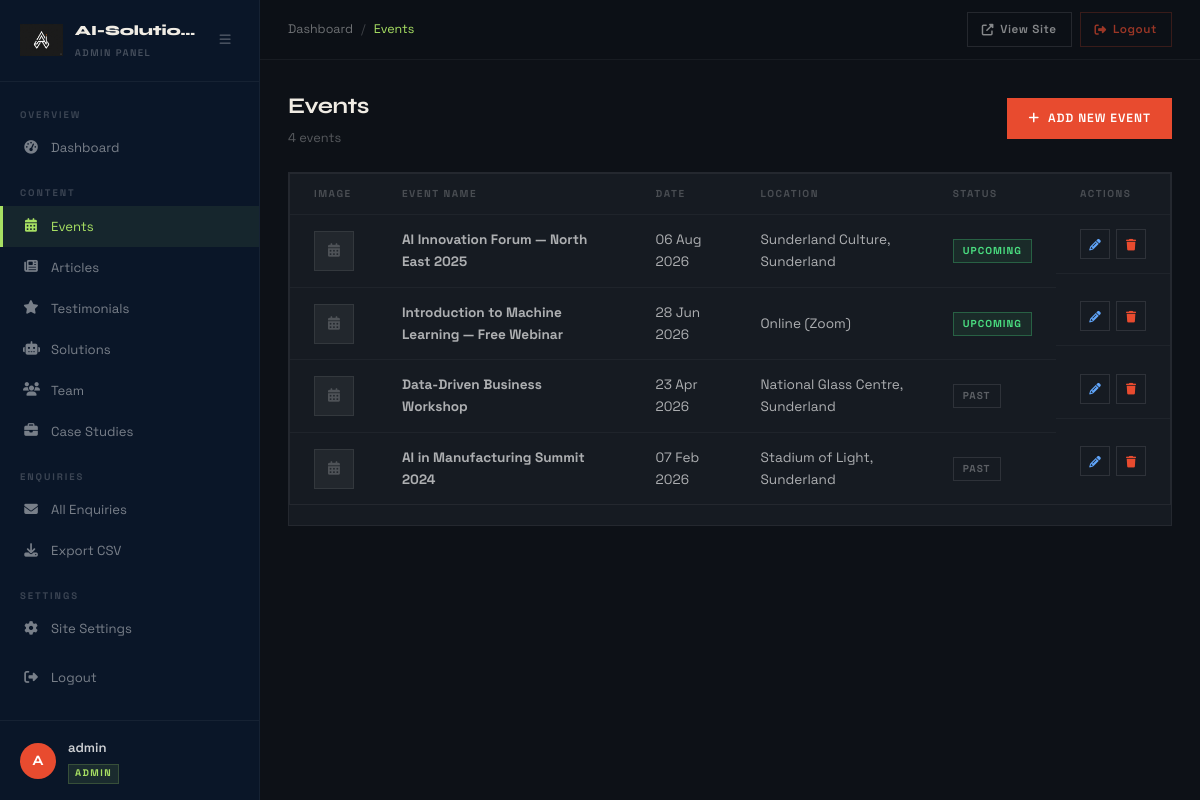
/admin/events (signed in), run on the app's committed database.
### models.py (models this page shows, shortened)
class SiteSettings(db.Model):
    __tablename__ = 'site_settings'
    id = db.Column(db.Integer, primary_key=True)
    company_logo = db.Column(db.String(300), nullable=True)
    company_name = db.Column(db.String(200), default='AI-Solutions')
    tagline = db.Column(db.String(500))
    address = db.Column(db.String(300))
    email = db.Column(db.String(120))
    phone = db.Column(db.String(50))
    linkedin_url = db.Column(db.String(300), nullable=True)
    twitter_url = db.Column(db.String(300), nullable=True)
    facebook_url = db.Column(db.String(300), nullable=True)
    instagram_url = db.Column(db.String(300), nullable=True)
    github_url = db.Column(db.String(300), nullable=True)

class AdminUser(UserMixin, db.Model):
    __tablename__ = 'admin_user'
    id = db.Column(db.Integer, primary_key=True)
    username = db.Column(db.String(80), unique=True, nullable=False)
    password_hash = db.Column(db.String(256), nullable=False)
    profile_picture = db.Column(db.String(300), nullable=True)

class Event(db.Model):
    __tablename__ = 'event'
    id = db.Column(db.Integer, primary_key=True)
    name = db.Column(db.String(200), nullable=False)
    description = db.Column(db.Text)
    event_date = db.Column(db.DateTime)
    location = db.Column(db.String(200))
    image = db.Column(db.String(300), nullable=True)
    is_upcoming = db.Column(db.Boolean, default=False)
    register_link = db.Column(db.String(300), nullable=True)

### app.py (the view)
@app.route('/admin/events')
@login_required
def admin_events():
    events = Event.query.order_by(desc(Event.event_date)).all()
    return render_template('admin/manage_events.html', events=events)

### app.py (called while the page is built)
@login_manager.user_loader
def load_user(user_id):
    return db.session.get(AdminUser, int(user_id))

@app.context_processor
def inject_settings():
    settings = db.session.get(SiteSettings, 1)
    if not settings:
        settings = SiteSettings(id=1, company_name='AI-Solutions')
    return dict(settings=settings)

### templates/admin/manage_events.html (shortened to what this page needs)
{% extends 'admin/base_admin.html' %}
{% block breadcrumb %}<span class="bc-sep">/</span><span>Events</span>{% endblock %}
{% block content %}
<div class="page-header">
    <div>
        <h1 class="page-title">Events</h1>
        <p class="page-subtitle">{{ events|length }} event{{ 's' if events|length != 1 }}</p>
    </div>
    <a href="{{ url_for('add_event') }}" class="btn-primary"><i class="fas fa-plus"></i> Add New Event</a>
</div>
<div class="admin-card">
    {% if events %}
    <div class="table-wrap">
        <table class="admin-table">
            <thead>
                <tr>
                    <th>Image</th>
                    <th>Event Name</th>
                    <th>Date</th>
                    <th>Location</th>
                    <th>Status</th>
                    <th>Actions</th>
                </tr>
            </thead>
            <tbody>
                {% for event in events %}
                <tr>
                    <td>
                        {% if event.image %}
                            <img src="{{ url_for('static', filename=event.image) }}" alt="" class="table-thumb">
                        {% else %}
                            <div class="table-thumb-placeholder"><i class="fas fa-calendar-alt"></i></div>
                        {% endif %}
                    </td>
                    <td><strong>{{ event.name }}</strong></td>
                    <td>{{ event.event_date.strftime('%d %b %Y') if event.event_date else '—' }}</td>
                    <td>{{ event.location or '—' }}</td>
                    <td>
                        {% if event.is_upcoming %}
                            <span class="status-badge status-published">Upcoming</span>
                        {% else %}
                            <span class="status-badge status-draft">Past</span>
                        {% endif %}
                    </td>
                    <td class="actions-cell">
                        <a href="{{ url_for('edit_event', id=event.id) }}" class="btn-action btn-edit" title="Edit"><i class="fas fa-pencil-alt"></i></a>
                        <form method="POST" action="{{ url_for('delete_event', id=event.id) }}" class="inline-form">
                            <button type="button" class="btn-action btn-delete" title="Delete" onclick="confirmDelete(this.closest('form'))"><i class="fas fa-trash"></i></button>
                        </form>
                    </td>
                </tr>
                {% endfor %}
            </tbody>
        </table>
    </div>
    {% endif %}
</div>
{% endblock %}

### templates/admin/_sidebar.html (shortened to what this page needs)
<nav class="admin-sidebar" id="adminSidebar">
    <div class="sidebar-header">
        <div class="sidebar-logo">
            {% if settings and settings.company_logo %}
                <img src="{{ url_for('static', filename=settings.company_logo) }}" alt="Logo" class="sidebar-logo-img">
            {% else %}
                <div class="sidebar-logo-icon"><i class="fas fa-brain"></i></div>
            {% endif %}
        </div>
        <div class="sidebar-brand">
            <span class="brand-name">{{ settings.company_name if settings else 'AI-Solutions' }}</span>
            <span class="brand-tag">Admin Panel</span>
        </div>
        <button class="sidebar-toggle-btn" id="sidebarToggle"><i class="fas fa-bars"></i></button>
    </div>
    <div class="sidebar-nav">
        <div class="nav-section">
            <span class="nav-section-label">Overview</span>
            <a href="{{ url_for('admin_dashboard') }}" class="nav-item {% if request.endpoint == 'admin_dashboard' %}active{% endif %}">
                <i class="fas fa-tachometer-alt"></i><span>Dashboard</span>
            </a>
        </div>
        <div class="nav-section">
            <span class="nav-section-label">Content</span>
            <a href="{{ url_for('admin_events') }}" class="nav-item {% if 'event' in request.endpoint %}active{% endif %}">
                <i class="fas fa-calendar-alt"></i><span>Events</span>
            </a>
            <a href="{{ url_for('admin_articles') }}" class="nav-item {% if 'article' in request.endpoint %}active{% endif %}">
                <i class="fas fa-newspaper"></i><span>Articles</span>
            </a>
            <a href="{{ url_for('admin_testimonials') }}" class="nav-item {% if 'testimonial' in request.endpoint %}active{% endif %}">
                <i class="fas fa-star"></i><span>Testimonials</span>
            </a>
            <a href="{{ url_for('admin_solutions') }}" class="nav-item {% if 'solution' in request.endpoint %}active{% endif %}">
                <i class="fas fa-robot"></i><span>Solutions</span>
            </a>
            <a href="{{ url_for('admin_team') }}" class="nav-item {% if 'team' in request.endpoint %}active{% endif %}">
                <i class="fas fa-users"></i><span>Team</span>
            </a>
            <a href="{{ url_for('case_studies') }}" class="nav-item {% if 'case_stud' in request.endpoint %}active{% endif %}">
                <i class="fas fa-briefcase"></i><span>Case Studies</span>
            </a>
        </div>
        <div class="nav-section">
            <span class="nav-section-label">Enquiries</span>
            <a href="{{ url_for('admin_enquiries') }}" class="nav-item {% if 'enquir' in request.endpoint %}active{% endif %}">
                <i class="fas fa-envelope"></i><span>All Enquiries</span>
            </a>
            <a href="{{ url_for('export_enquiries') }}" class="nav-item">
                <i class="fas fa-download"></i><span>Export CSV</span>
            </a>
        </div>
        <div class="nav-section">
            <span class="nav-section-label">Settings</span>
            <a href="{{ url_for('admin_settings') }}" class="nav-item {% if request.endpoint == 'admin_settings' %}active{% endif %}">
                <i class="fas fa-cog"></i><span>Site Settings</span>
            </a>
        </div>
        <div class="nav-section">
            <a href="{{ url_for('admin_logout') }}" class="nav-item nav-logout">
                <i class="fas fa-sign-out-alt"></i><span>Logout</span>
            </a>
        </div>
    </div>
    <div class="sidebar-footer">
        <div class="admin-avatar-wrap">
            {% if current_user.profile_picture %}
                <img src="{{ url_for('static', filename=current_user.profile_picture) }}" alt="Admin" class="admin-avatar-img">
            {% else %}
                <div class="admin-avatar-initials">{{ current_user.username[0].upper() }}</div>
            {% endif %}
        </div>
        <div class="admin-user-info">
            <span class="admin-username">{{ current_user.username }}</span>
            <span class="admin-badge">Admin</span>
        </div>
    </div>
</nav>

### data on the page
SiteSettings: company_logo (picture), company_name "AI-Solutio…"
AdminUser: username "A", username "admin"
Event: name "AI Innovation Forum — North East 2025", event_date "06 Aug 2026", location "Sunderland Culture, Sunderland", is_upcoming "UPCOMING"
Event: name "Introduction to Machine Learning — Free Webinar", event_date "28 Jun 2026", location "Online (Zoom)", is_upcoming "UPCOMING"
Event: name "Data-Driven Business Workshop", event_date "23 Apr 2026", location "National Glass Centre, Sunderland", is_upcoming "PAST"
Event: name "AI in Manufacturing Summit 2024", event_date "07 Feb 2026", location "Stadium of Light, Sunderland", is_upcoming "PAST"

### other printed values
{{ events|length }} "4"
{{ 's' if events|length != 1 }} "s"
